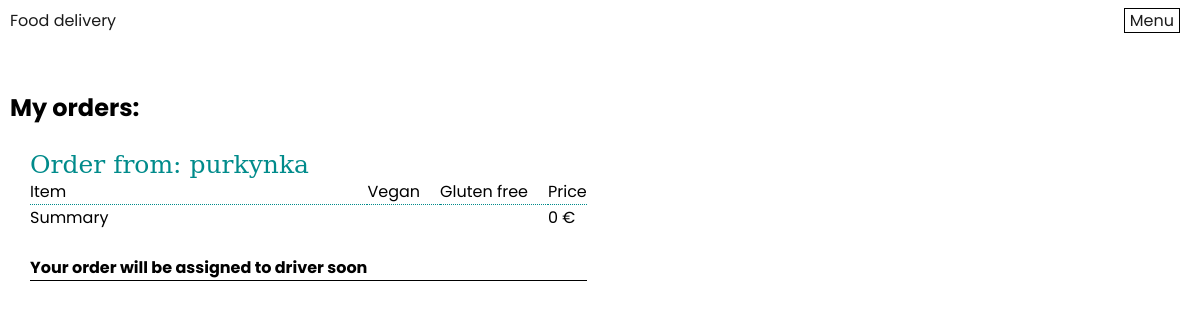
Screenshot of /myOrders.php (signed in) with the database file from the repository.
### tables this page shows
CREATE TABLE `order` (
  orderId INT AUTO_INCREMENT NOT NULL PRIMARY KEY,
  additionalInfo TEXT,
  state ENUM("placedButNotAssignedToDriver", "assignedToDriver", "BeingDelivered"),
  dinerId INT NOT NULL,
  driverId INT,
  restaurantId INT NOT NULL,
  FOREIGN KEY (dinerId) REFERENCES person(personId),
  FOREIGN KEY (driverId) REFERENCES person(personId),
  FOREIGN KEY (restaurantId) REFERENCES restaurant(restaurantId)
);

CREATE TABLE restaurant (
  restaurantId INT AUTO_INCREMENT NOT NULL PRIMARY KEY,
  name TINYTEXT,
  description TEXT,
  town TINYTEXT,
  street TINYTEXT,
  zip INT,
  phoneNumber TINYTEXT,
  openingTime TIME,
  closureTime TIME
);

### myOrders.php (the view, shortened to what this page needs)
<?php
include "header.php"; ?>
<link rel="stylesheet" type="text/css" href="styles/my-orders-style.css">
<div class="main-page-container">
    <?php
    echo"<h2>My orders:</h2><br>";
    $userId = null;
    if(isset($_SESSION['userId'])) {
        $myOrders = $pdo->query("SELECT R.name as r_name,orderId,O.state FROM `order` O INNER JOIN person P on P.personId=O.dinerId LEFT JOIN restaurant R on O.restaurantId=R.restaurantId WHERE dinerId={$_SESSION['userId']}")->fetchAll(PDO::FETCH_ASSOC);
        $userId = $_SESSION['userId'];
    }
    if($userId!=null and !empty($myOrders)){
        echo "<table style=\"border-collapse: collapse; margin-left: 20px\">";
        foreach($myOrders as $order){
            $price = 0.0;
            $state = get_state($order['state']);
            echo <<<HTML
            <tr><td class='order-td'>Order from: {$order['r_name']}</td></tr>
            <tr style="border-bottom: 1px dotted darkcyan;">
            <td class="item-td" style="padding-right: 20px">Item</td>
            <td class="item-td" style="padding-right: 20px">Vegan</td>
            <td class="item-td" style="padding-right: 20px">Gluten free</td>
            <td class="item-td">Price</td>
            </tr>
HTML;
            echo <<<HTML
            <tr style="border-top: 1px dotted darkcyan;">
            <td class="item-td">Summary</td>
            <td class="item-td"></td>
            <td class="item-td"></td>
            <td class="item-td">$price €</td>
            </tr>
            <tr><td style="padding-top: 25px"></td></tr>
            <tr style="border-bottom: 1pt solid black"><td class="item-td" style="font-weight: bold">{$state}</td>
            </tr>
            <tr><td style="padding-top: 25px"></td></tr>
HTML;
        }
        echo"</table>";
    }
    else{
        echo"<p>You have no orders at the moment!</p>";
    }
    function get_state($state){
        switch ($state){
            case "placedButNotAssignedToDriver":
                return "Your order will be assigned to driver soon";
        }
        return "";
    }
    ?>
</div>

### styles/style.css (style rules this page uses)
* { box-sizing: border-box; margin: 0; padding: 0; font-family: 'Poppins', sans-serif; }
.main-page-container { max-width: 1300px; margin: 0 auto; padding: 0 10px; position: relative; }

### styles/my-orders-style.css (style rules this page uses)
.item-td { text-align: left; }
.order-td { text-align: left; font-size: 25px; color : darkcyan; font-family: "DejaVu Serif", serif; }

### rows the page displays
order: restaurantId.name "purkynka", price "0", state "Your order will be assigned to driver soon"
